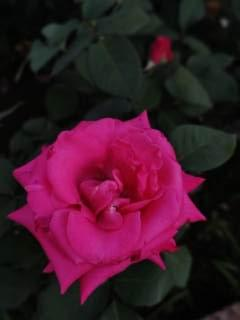
#> input picture Input images/1.jpg, 240 x 320 px
$ python -i '2)gradient.py'   (imports and definitions only)
#> lines starting #> are read from the running program, lines starting #| are printed output that depends on the picture
from __future__ import division
from gaussian_filter import gaussian
from numpy import array, zeros, abs, sqrt, arctan2, arctan, pi, real
from numpy.fft import fft2, ifft2
from PIL import Image
from matplotlib.pyplot import imshow, show, subplot, figure, gray, title, axis

def gradient(im):
    # Sobel operator
    op1 = array([[-1, 0, 1],
                 [-2, 0, 2],
                 [-1, 0, 1]])
    op2 = array([[-1, -2, -1],
                 [ 0,  0,  0],
                 [ 1,  2,  1]])
    kernel1 = zeros(im.shape)
    kernel1[:op1.shape[0], :op1.shape[1]] = op1
    kernel1 = fft2(kernel1)

    kernel2 = zeros(im.shape)
    kernel2[:op2.shape[0], :op2.shape[1]] = op2
    kernel2 = fft2(kernel2)

    fim = fft2(im)
    Gx = real(ifft2(kernel1 * fim)).astype(float)
    Gy = real(ifft2(kernel2 * fim)).astype(float)

    G = sqrt(Gx**2 + Gy**2)
    Theta = arctan2(Gy, Gx) * 180 / pi
    return G, Theta

# [26 lines not run here, left out]

>>> import cv2
>>> picture = cv2.imread('../Input images/1.jpg', cv2.IMREAD_GRAYSCALE)
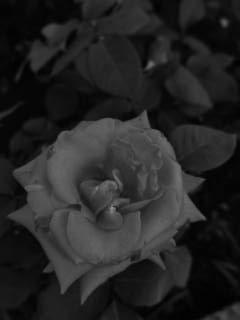
#> picture: shape (320, 240); min 0, max 149, mean 36.3
>>> result = gradient(picture)
#> in gradient, `Gx = real(ifft2(kernel1 * fim)).astype(float)`:
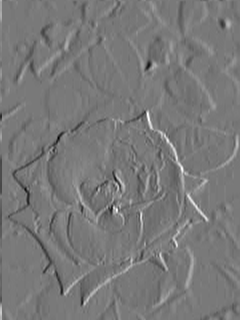
#> Gx: shape (320, 240) float64; min -256, max 282, mean 0; drawn with min black and max white
#> in gradient, `Gy = real(ifft2(kernel2 * fim)).astype(float)`:
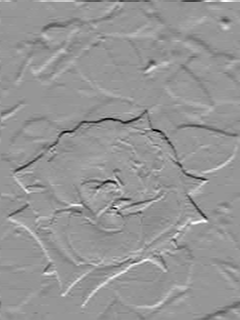
#> Gy: shape (320, 240) float64; min -289, max 202, mean 0; drawn with min black and max white
#> in gradient, `G = sqrt(Gx**2 + Gy**2)`:
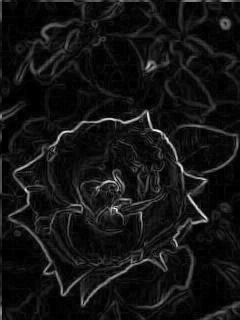
#> G: shape (320, 240) float64; min 0, max 314.1, mean 24.4; drawn with min black and max white
#> in gradient, `Theta = arctan2(Gy, Gx) * 180 / pi`:
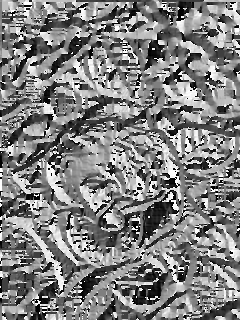
#> Theta: shape (320, 240) float64; min -180, max 180, mean 2.6; drawn with min black and max white

$ run again, on Input images/2.jpg
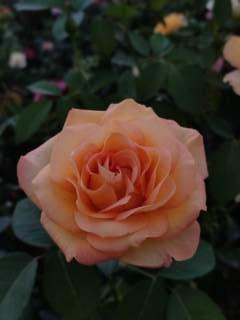
#> input picture Input images/2.jpg, 240 x 320 px
#> in gradient, `G = sqrt(Gx**2 + Gy**2)`:
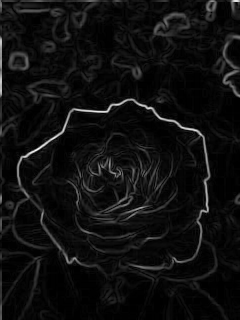
#> G: shape (320, 240) float64; min 0, max 571.3, mean 35.2; drawn with min black and max white
#> in gradient, `Theta = arctan2(Gy, Gx) * 180 / pi`:
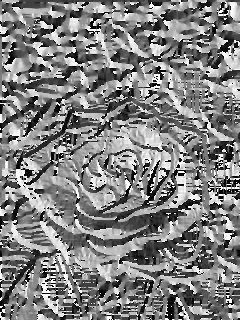
#> Theta: shape (320, 240) float64; min -180, max 180, mean 2.8; drawn with min black and max white

$ run again, on Input images/4.jpg
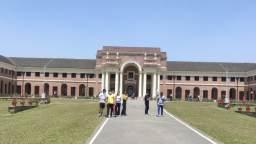
#> input picture Input images/4.jpg, 256 x 144 px
#> in gradient, `G = sqrt(Gx**2 + Gy**2)`:
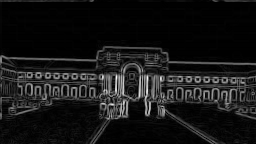
#> G: shape (144, 256) float64; min 0, max 873.3, mean 77.6; drawn with min black and max white
#> in gradient, `Theta = arctan2(Gy, Gx) * 180 / pi`:
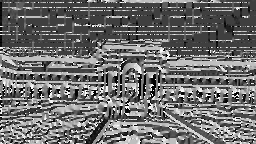
#> Theta: shape (144, 256) float64; min -180, max 180, mean -24.1; drawn with min black and max white
